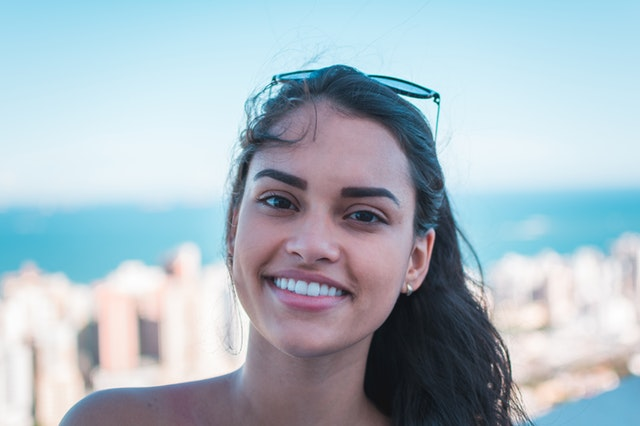
#> input picture python_opencv_project/14_15_16_17_18_OpenCV_uygulamalar/test_images/smile.jpg, 640 x 426 px, given in place of tetris.png, which was not available
$ python 'adım3ornek2.py'
#> lines starting #> are read from the running program, lines starting #| are printed output that depends on the picture; after the words box and inside, x2 and y2 are one past the last pixel; in counts of white or black regions, pixels touching at a corner belong together; pictures that were not available may be replaced by others from this repository, and a replacement may not be noted

#kütüphaneleri import ettik
import argparse
import imutils
import cv2
# [5 lines of commented-out code are left out]
image = cv2.imread(r"C:\Users\seyma\Desktop\media\tetris.png") #görüntüyü yükledik
#> image is the input picture: shape (426, 640, 3); mean B, G, R 195.2, 185.1, 169.2
cv2.imshow("Image", image)

#gri formata çevirdik
gray = cv2.cvtColor(image, cv2.COLOR_BGR2GRAY)
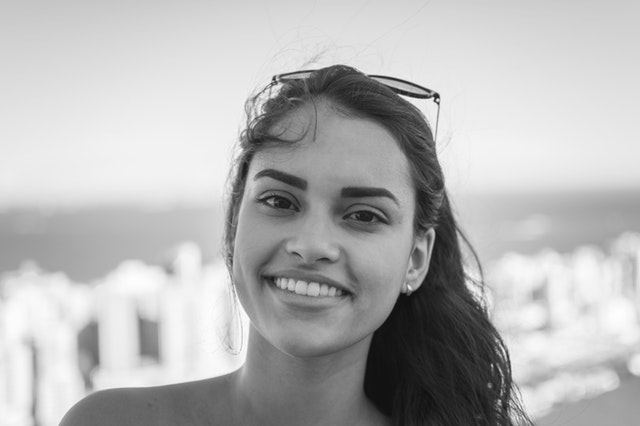
#> gray: shape (426, 640); min 12, max 255, mean 181.5
cv2.imshow("Gray", gray)

edged = cv2.Canny(gray, 30, 150) #kenarları tespit etti
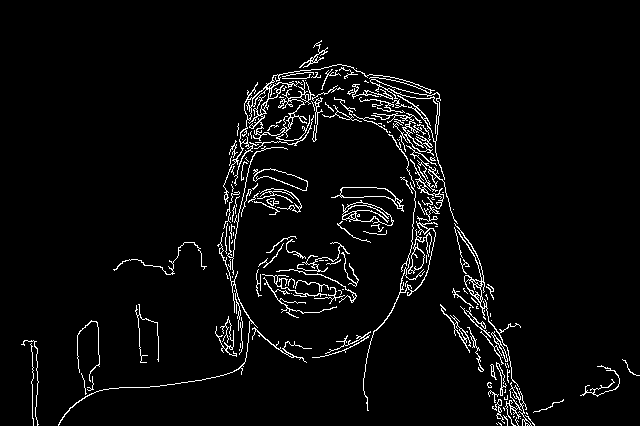
#> edged: shape (426, 640); 4.2% white in thin lines or dots, all inside (x1, y1, x2, y2) = (21, 40, 640, 426)
cv2.imshow("Edged", edged)

thresh = cv2.threshold(gray, 225, 255, cv2.THRESH_BINARY_INV)[1] #threshold işlemi ile gereksiz tonları attı gürültüyü azalttı
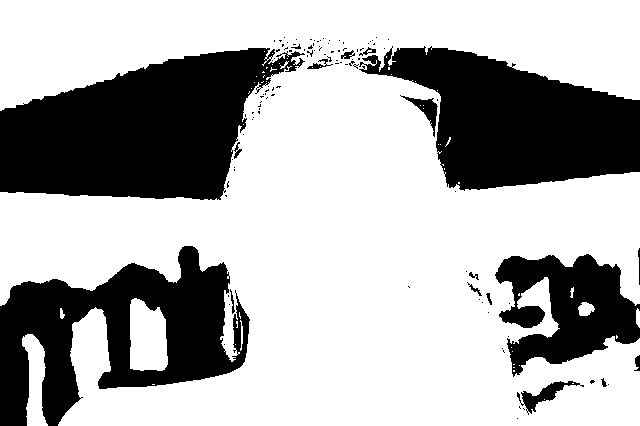
#> thresh: shape (426, 640); 68% white; 111 black regions (93 under 20 px)
cv2.imshow("Thresh", thresh)

cnts = cv2.findContours(thresh.copy(), cv2.RETR_EXTERNAL,cv2.CHAIN_APPROX_SIMPLE) #konturları bulduk
#> cnts = 48 contours, 41 with area under 20; largest, box (x1, y1, x2, y2) and area: (0, 0, 640, 426) 180346, (130, 298, 168, 371) 2244, (22, 334, 48, 426) 1334, (578, 302, 595, 316) 148, (636, 308, 640, 328) 46, (60, 308, 65, 319) 24, (240, 320, 243, 351) 21
cnts = imutils.grab_contours(cnts) #konturları sıraladık
output = image.copy()

for c in cnts: #konturlarda gezip çizim yaptı
	cv2.drawContours(output, [c], -1, (240, 0, 159), 3)
	cv2.imshow("Contours", output)
#> this loop made 48 passes
#> c on passes 1, 2, 3, 4, 5, 6, 7, 8, 9, 18, 20, 21: [[152, 384], [154, 384]], [[513, 370], [513, 371], [514, 371], [514, 370]], [[513, 367], [514, 367]], [[519, 365]], [[513, 364], [514, 364]], [[512, 351]], [[511, 347]], [[235, 344]], [[616, 335], [616, 338], [617, 337], [617, 336]], [[519, 293], [518, 294], [518, 295], [519, 295]], [[458, 182], [458, 183], [459, 183], [459, 182]], [[444, 168], [444, 169]]
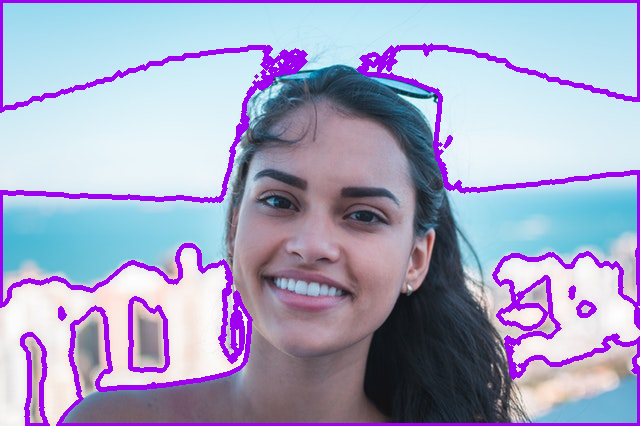
#> output: shape (426, 640, 3); 8.9% of pixels changed, all inside (x1, y1, x2, y2) = (0, 0, 640, 426)

text = " resimde {} tane obje buldum".format(len(cnts)) #konturları kullanarak tespit ettiğimiz nesnelerin sayısını yazdı
#> text = ' resimde 48 tane obje buldum'
cv2.putText(output, text, (10, 25),  cv2.FONT_HERSHEY_SIMPLEX, 0.7,(240, 0, 159), 2)
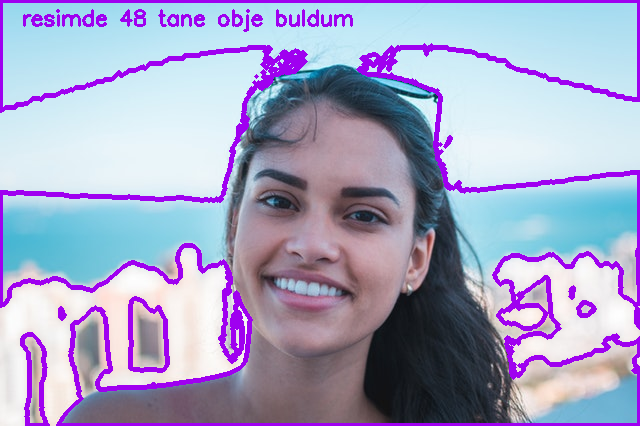
#> output: shape (426, 640, 3); 0.8% of pixels changed, all inside (x1, y1, x2, y2) = (23, 9, 353, 32)
cv2.imshow("Contours", output)

mask = thresh.copy()
mask = cv2.erode(mask, None, iterations=5)#maske işlemi uyguladık , erozyon ile gürültüyü azalttık
#> mask: shape (426, 640); 57.5% white; 7 black regions, largest, box (x1, y1, x2, y2) and area: (0, 32, 640, 205) 66993, (0, 241, 255, 426) 29828, (461, 249, 640, 382) 15964
cv2.imshow("Eroded", mask)

mask = thresh.copy()
mask = cv2.dilate(mask, None, iterations=5) #bu işlemle daha da bu bölgeleri ön plana çıkardık
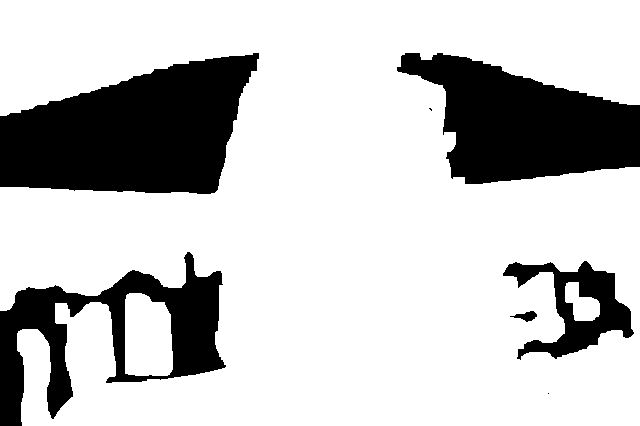
#> mask: shape (426, 640); 76.8% white; 7 black regions (2 under 20 px), largest, box (x1, y1, x2, y2) and area: (0, 53, 259, 194) 25215, (397, 53, 640, 184) 19173, (0, 252, 226, 426) 13628, (503, 261, 634, 360) 5011, (510, 311, 537, 322) 148
cv2.imshow("Dilated", mask)

mask = thresh.copy()
output = cv2.bitwise_and(image, image, mask=mask)#bu işlemle o bölgeyi koruruz
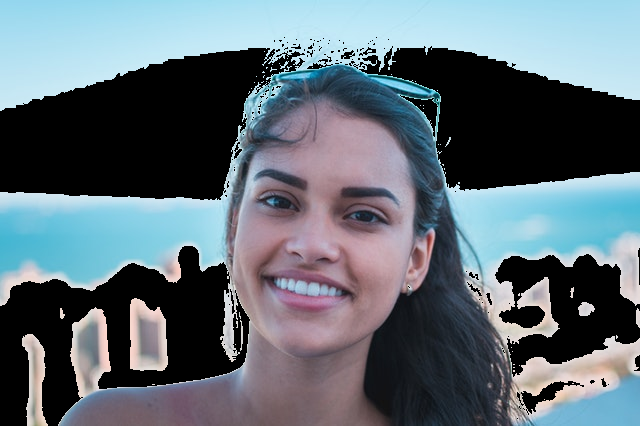
#> output: shape (426, 640, 3); mean B, G, R 117.6, 108.8, 96.1
cv2.imshow("Output", output)


cv2.waitKey(0)

$ run again, on python_opencv_project/14_15_16_17_18_OpenCV_uygulamalar/test_images/eye.png
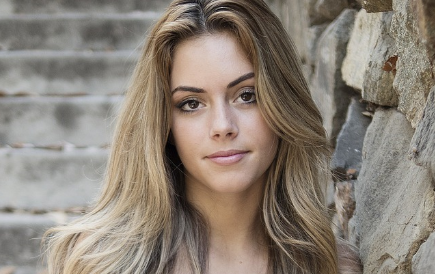
#> input picture python_opencv_project/14_15_16_17_18_OpenCV_uygulamalar/test_images/eye.png, 435 x 274 px, given in place of tetris.png, which was not available
#> image is the input picture: shape (274, 435, 3); mean B, G, R 119.3, 130, 140.1
#> `edged = cv2.Canny(gray, 30, 150)`:
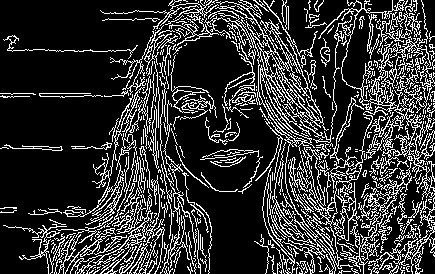
#> edged: shape (274, 435); 20.1% white in thin lines or dots
#> thresh: shape (274, 435); 99.9% white; 9 black regions (7 under 20 px)
#> `cnts = cv2.findContours(thresh.copy(), cv2.RETR_EXTERNAL,cv2.CHAIN_APP..`: cnts = 1 contour; box (x1, y1, x2, y2) and area: (0, 0, 435, 274) 118482
#> `cnts = imutils.grab_contours(cnts)`: cnts = [[[0, 0], [0, 273], [434, 273], [434, 0]]]
#> the loop `for c in cnts:` made 1 pass
#> c on pass 1: [[0, 0], [0, 273], [434, 273], [434, 0]]
#> text = ' resimde 1 tane obje buldum'
#> `mask = cv2.erode(mask, None, iterations=5)#maske işlemi uyguladık , er..`:
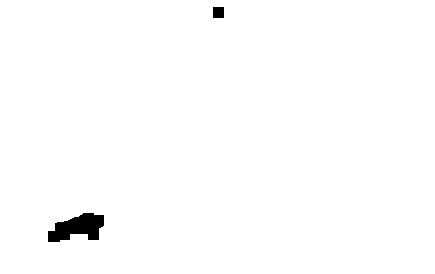
#> mask: shape (274, 435); 99% white; 2 black regions, box (x1, y1, x2, y2) and area: (48, 213, 104, 242) 1039, (213, 7, 224, 18) 121
